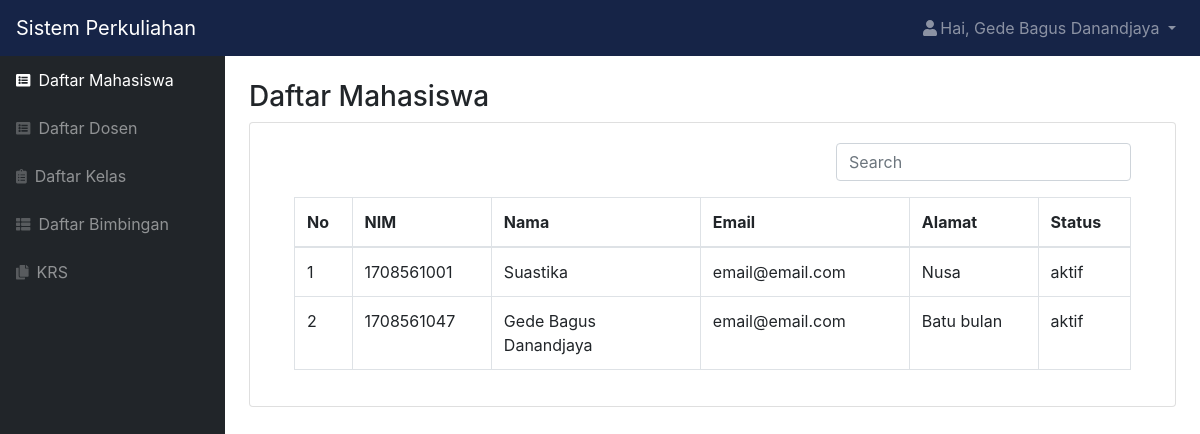
The app's page /mahasiswa.php (signed in), older data.
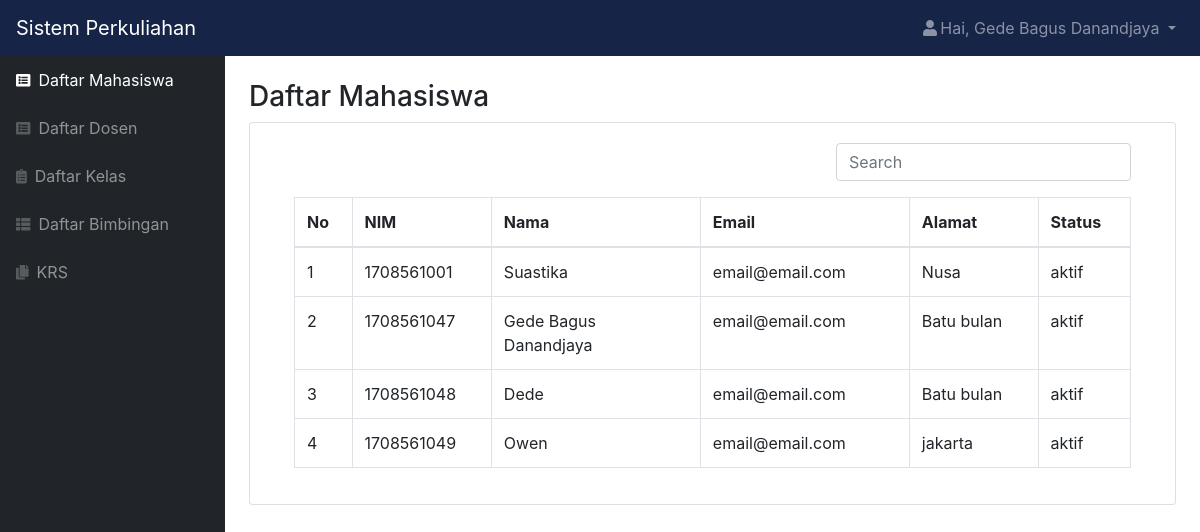
The same page, newer data.
### tables this page shows
CREATE TABLE `mahasiswa` (
  `id_mahasiswa` int(11) NOT NULL,
  `role` char(1) NOT NULL,
  `nim` char(10) NOT NULL,
  `nama` varchar(50) NOT NULL,
  `email` varchar(50) NOT NULL,
  `alamat` varchar(50) NOT NULL,
  `tanggal_lahir` date NOT NULL,
  `status` varchar(20) NOT NULL,
  `password` varchar(300) NOT NULL
);

### mahasiswa.php (the view, shortened to what the changed rows need)
<?php
    include "function.php";
    $queryMahasiswa = mysqli_query($koneksi, "SELECT * FROM mahasiswa ORDER BY nim asc");
?>
<!DOCTYPE html>
<html lang="en">
    <head>
        <link href="css/styles.css" rel="stylesheet" />
        <link href="https://cdn.datatables.net/1.10.20/css/dataTables.bootstrap4.min.css" rel="stylesheet" />
    </head>
    <body class="sb-nav-fixed">
        <div id="layoutSidenav">
            <div id="layoutSidenav_content">
                <main>
                    <div class="container-fluid">
                        <div class="card mb-4">
                            <div class="card-body">
                                <div class="table-responsive">
                                    <div class="container">
                                        <table class="table table-bordered" id="dataTable" width="100%" cellspacing="0">
                                            <thead>
                                                <tr>
                                                    <th>No</th>
                                                    <th class="col-sm-2">NIM</th>
                                                    <th class="col-sm-3">Nama</th>
                                                    <th class="col-sm-3">Email</th>
                                                    <th>Alamat</th>
                                                    <th>Status</th>
                                                </tr>
                                            </thead>
                                            <?php $i=1;
                                            foreach ($queryMahasiswa as $data) : ?>
                                                <tr>
                                                    <td><?= $i++; ?></td>
                                                    <td><?= $data['nim']; ?></td>
                                                    <td><?= $data['nama']; ?></td>
                                                    <td><?= $data['email']; ?></td>
                                                    <td><?= $data['alamat']; ?></td>
                                                    <td><?= $data['status']; ?></td>
                                                </tr>
                                                <?php endforeach; ?>
                                        </table>
                                    </div>
                                </div>
                            </div>
                        </div>
                    </div>
                </main>
            </div>
        </div>
    </body>
</html>

Row changes from the older to the newer data that the page shows:
added mahasiswa: nim "1708561048", nama "Dede", email "email@email.com", alamat "Batu bulan", status "aktif"
added mahasiswa: nim "1708561049", nama "Owen", email "email@email.com", alamat "jakarta", status "aktif"
